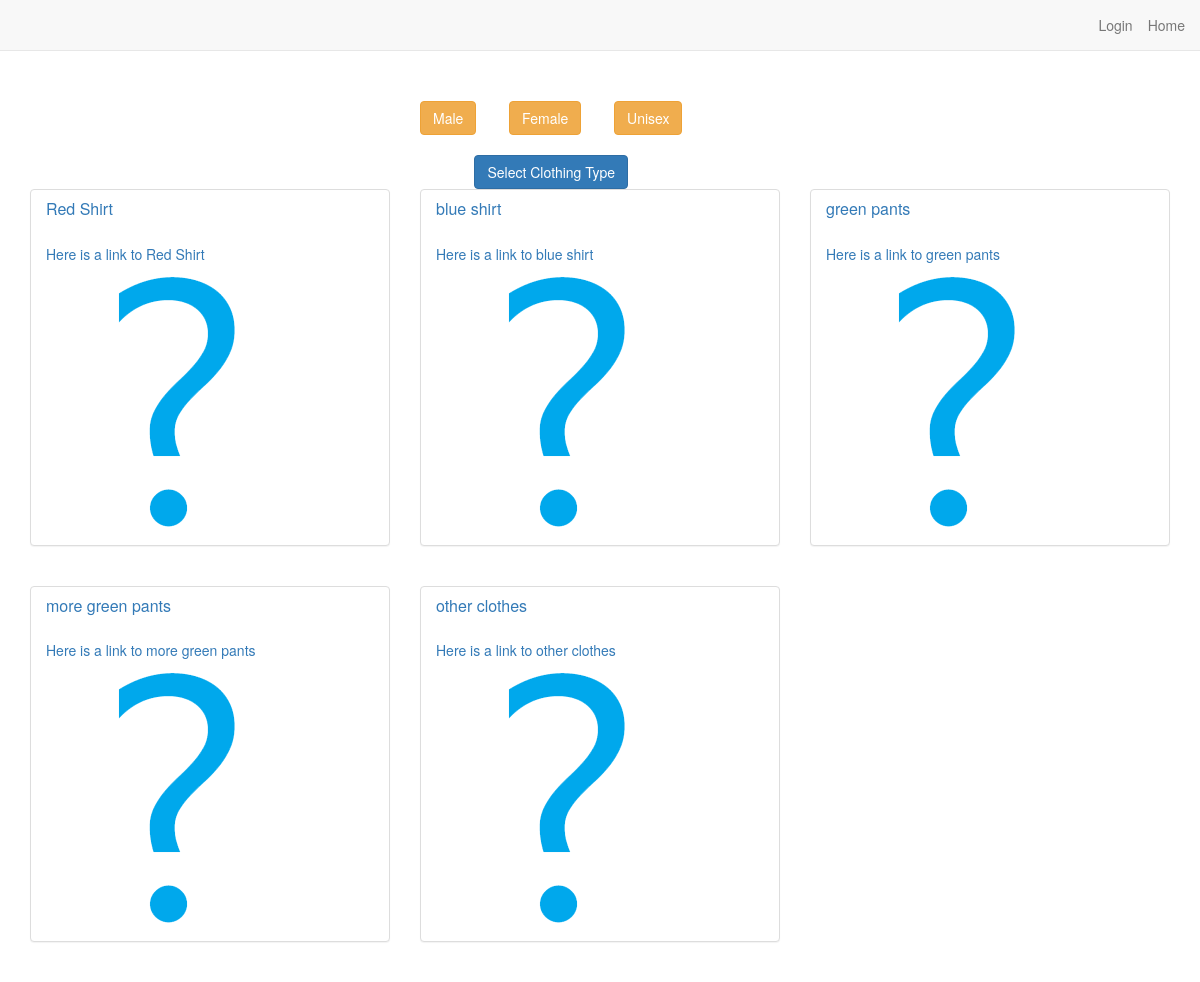
The page / on the database its author committed.
### main_app/models.py (models this page shows, shortened)
class Clothes_Item(models.Model):
    user = models.ForeignKey(User)
    name = models.CharField(max_length=50)
    description = models.CharField(max_length=255)
    brand = models.CharField(max_length=32, default="N/A")
    size = models.CharField(max_length=32)
    price = models.DecimalField(max_digits=10, decimal_places=2)
    color = models.CharField(max_length=32, default="N/A")
    image = models.ImageField(upload_to='documents/', default='default.png')
    gender = models.CharField(max_length=14)
    clothing_choices = [('Tops', 'Tops'), ('Bottoms', 'Bottoms'), ('Dresses', 'Dresses'), ('Shoes', 'Shoes'), ('Accessories', 'Accessories'), ('Costumes', 'Costumes'), ('Other', 'Other')]
    clothing_type = models.CharField(choices=clothing_choices, max_length=14)

### main_app/views.py (the view)
# urls.py: url(r'^$', views.index, name='index'),
@never_cache
def index(request):
    clothes = Clothes_Item.objects.all()
    if request.user.is_authenticated():
        favorite_clothes_ids = get_favorite_clothes_ids(request)
        return render(request, 'index.html', {'clothes': clothes, 'favorite_clothes_ids': favorite_clothes_ids})
    else:
        return render(request, 'index.html', {'clothes': clothes, })

### main_app/templates/index.html (shortened to what this page needs)
{% extends 'base.html' %}
{% load staticfiles %}
{% block content %}
<div class="continer">
    <div class="row">
        <div class="gender-buttons col-sm-3 col-sm-offset-4">
            <button type="button" class="btn btn-warning gender-filter-button" value="male">Male</button>
            <button type="button" class="btn btn-warning gender-filter-button" value="female">Female</button>
            <button type="button" class="btn btn-warning gender-filter-button" value="unisex">Unisex</button>
        </div>
    </div>
    <div class="row">
        <div class="dropdown col-sm-3 col-sm-offset-4">
            <button class="btn btn-primary dropdown-toggle clothes-choice-toggle" type="button" id="dropdownMenuButton" data-toggle="dropdown" aria-haspopup="true" aria-expanded="false">
                Select Clothing Type
            </button>
        </div>
    </div>
    <div id="clothes-stream-holder">
        <div class="row">
            {% for clothes_item in clothes %}
            <div id="{{clothes_item.id}}" class="col-md-4 clothing-item-holder {{clothes.gender}} {{clothes.clothing_type}}">
                <div class="panel panel-default">
                    <a href="/{{clothes_item.id}}/">
                        <div class="panel-heading">
                            <h3 class="panel-title">{{ clothes_item.name }}</h3>
                        </div>
                    </a>
                    <div class="panel-body">
                        <a href="/{{clothes_item.id}}/">
                            <p>Here is a link to {{ clothes_item.name }}</p>
                            <img src="{{ clothes_item.image.url }}" >
                        </a>
                    </div>
                </div>
            </div>
            {% if forloop.counter|divisibleby:"3" and not forloop.last %}
            </div>
                <br>
            <div class="row">
            {% endif %}
            {% endfor %}
        </div>
        <br>
    </div>
</div>
{% endblock %}

### main_app/templates/base.html (shortened to what this page needs)
{% load staticfiles %}
<!DOCTYPE html>
<html lang="en">
<head>
    <link href="{% static 'css/bootstrap.css' %}" rel="stylesheet" media="screen">
    <link href="{% static 'css/custom.css' %}" rel="stylesheet" media="screen">
</head>
<body>
<nav class="navbar navbar-default navbar-static-top text-center" role="navigation">
    <div class="container">
        <a class="navbar-text navbar-right" href="{% url 'index' %}">Home</a>
        {% if user.is_authenticated %}
        <a class="navbar-text navbar-right" href="{% url 'feedback' %}">Feedback</a>
        <a class="navbar-text navbar-right" href="{% url 'profile' user.username %}">{{ user.username }}</a>
        <a class="navbar-text navbar-right" href="{% url 'logout' %}">Logout</a>
        {% else %}
        <a class="navbar-text navbar-right" href="{% url 'login' %}">Login</a>
        {% endif %}
    </div>
</nav>
<main class="container container--mw700">
      {% block content %}
    {% endblock %}
</main>
</body>
</html>

### main_app/static/css/custom.css (style rules this page uses)
.gender-buttons { text-align: justify; -ms-text-justify: distribute-all-lines; text-justify: distribute-all-lines; }
.clothes-choice-toggle { margin:0 auto; display:block; }

### rows shown on the page
Clothes_Item: name "Red Shirt", image (placeholder picture)
Clothes_Item: name "blue shirt", image (placeholder picture)
Clothes_Item: name "green pants", image (placeholder picture)
Clothes_Item: name "more green pants", image (placeholder picture)
Clothes_Item: name "other clothes", image (placeholder picture)
